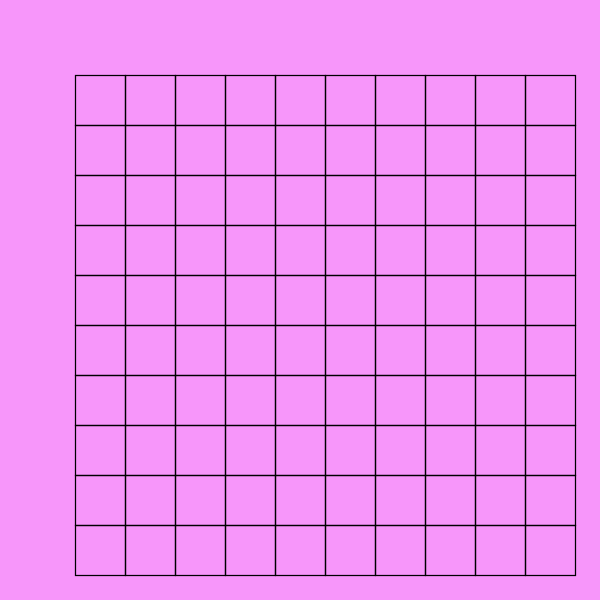
Frame 1 (no input)
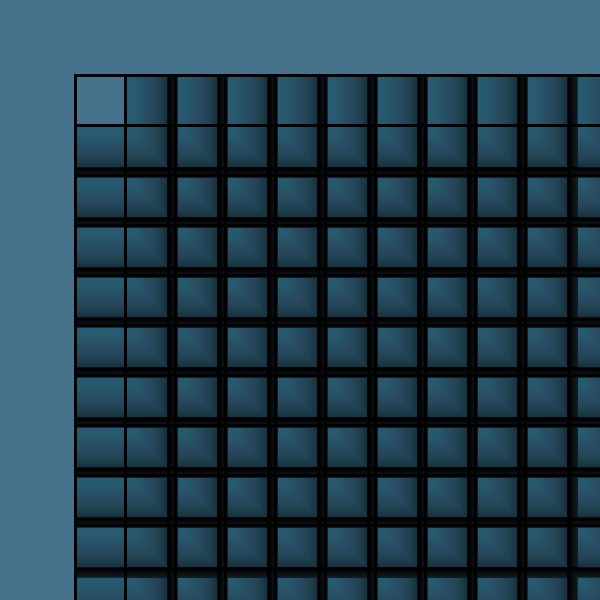
Frame 60 (the mouse pressed at the canvas centre just before this capture)
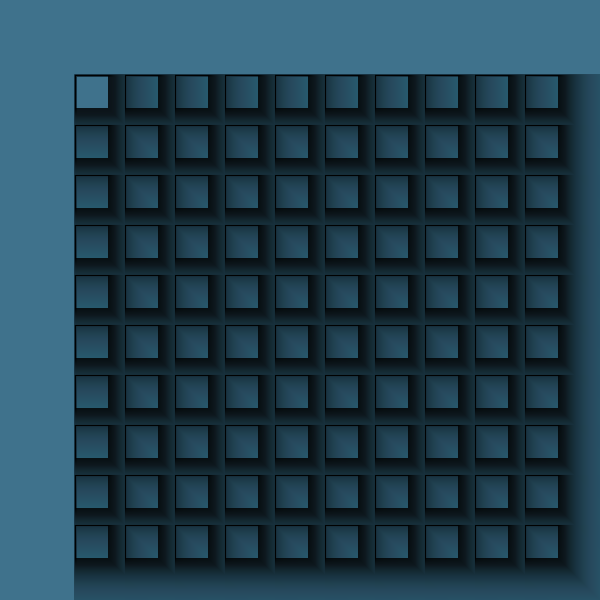
Frame 120 (the mouse held since frame 60 and released just before this capture)

The Processing sketch that drew these frames (run headless with seeded random() and noise(); from frame 60 on, the mouse is pressed at the canvas centre):

// Processing sketch: processing_143298
// ── processing_143298.pde

float xW = 50;
float direction = 1;
 
void setup(){
  size(600,600);
  background(68,515,52);
  background(308.8,152.75,500.95);
  background(599.25,439.45,0);
  background(308.8,152.75,500.95);
//  noLoop();
}
 
void draw(){
  noStroke();
  fill(#325A7D,10); // adds more transparency
  rect(0,0,width,height);
   
  // grid filled with ellipses
  for (int i = 75; i < width-25; i = i + 50) {
    for (int j = 75; j < height-25; j = j + 50) {
      stroke(0);
      strokeWeight(xW/40);
      noFill();
      rect(i,j,xW,xW);
     }
  }
   
  // counter for the width and height of the ellipse
  xW = xW + direction;
   
  // change of direction once the limit is reached
  if (xW > 100){
      direction = direction * -1;
  }
  if (xW < 1){
      direction = direction * -1;
  }
}
